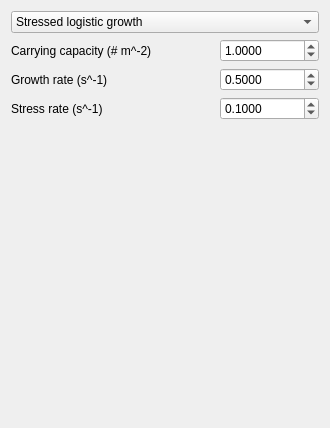
<?xml version="1.0" encoding="UTF-8"?>
<ui version="4.0">
 <class>QtSeagrassGrowthFunctionWidget</class>
 <widget class="QWidget" name="QtSeagrassGrowthFunctionWidget">
  <property name="geometry">
   <rect>
    <x>0</x>
    <y>0</y>
    <width>330</width>
    <height>428</height>
   </rect>
  </property>
  <property name="windowTitle">
   <string>Form</string>
  </property>
  <layout class="QGridLayout" name="gridLayout">
   <item row="4" column="0" rowspan="2" colspan="2">
    <spacer name="spacer">
     <property name="orientation">
      <enum>Qt::Vertical</enum>
     </property>
     <property name="sizeHint" stdset="0">
      <size>
       <width>20</width>
       <height>82</height>
      </size>
     </property>
    </spacer>
   </item>
   <item row="1" column="2">
    <widget class="QDoubleSpinBox" name="box_seagrass_carrying_capacity">
     <property name="decimals">
      <number>4</number>
     </property>
     <property name="maximum">
      <double>1000000.000000000000000</double>
     </property>
     <property name="value">
      <double>1.000000000000000</double>
     </property>
    </widget>
   </item>
   <item row="2" column="2">
    <widget class="QDoubleSpinBox" name="box_seagrass_growth_rate">
     <property name="decimals">
      <number>4</number>
     </property>
     <property name="maximum">
      <double>100.000000000000000</double>
     </property>
     <property name="singleStep">
      <double>0.100000000000000</double>
     </property>
     <property name="value">
      <double>0.500000000000000</double>
     </property>
    </widget>
   </item>
   <item row="6" column="0" colspan="3">
    <widget class="QLabel" name="image_seagrass_growth">
     <property name="text">
      <string/>
     </property>
     <property name="pixmap">
      <pixmap resource="MutualismBreakdowner.qrc">:/images/ZosteraNoltiiSmall.jpg</pixmap>
     </property>
     <property name="alignment">
      <set>Qt::AlignCenter</set>
     </property>
    </widget>
   </item>
   <item row="1" column="0" colspan="2">
    <widget class="QLabel" name="label_seagrass_carrying_capacity">
     <property name="text">
      <string>Carrying capacity (# m^-2)</string>
     </property>
    </widget>
   </item>
   <item row="2" column="0" colspan="2">
    <widget class="QLabel" name="label_seagrass_growth_rate">
     <property name="text">
      <string>Growth rate (s^-1)</string>
     </property>
    </widget>
   </item>
   <item row="3" column="0">
    <widget class="QLabel" name="label_seagrass_stress_rate">
     <property name="text">
      <string>Stress rate (s^-1)</string>
     </property>
    </widget>
   </item>
   <item row="3" column="2">
    <widget class="QDoubleSpinBox" name="box_seagrass_stress_rate">
     <property name="decimals">
      <number>4</number>
     </property>
     <property name="maximum">
      <double>100.000000000000000</double>
     </property>
     <property name="singleStep">
      <double>0.100000000000000</double>
     </property>
     <property name="value">
      <double>0.100000000000000</double>
     </property>
    </widget>
   </item>
   <item row="0" column="0" colspan="3">
    <widget class="QComboBox" name="box_seagrass_growth_type">
     <item>
      <property name="text">
       <string>Stressed logistic growth</string>
      </property>
     </item>
    </widget>
   </item>
  </layout>
 </widget>
 <tabstops>
  <tabstop>box_seagrass_growth_type</tabstop>
  <tabstop>box_seagrass_carrying_capacity</tabstop>
  <tabstop>box_seagrass_growth_rate</tabstop>
  <tabstop>box_seagrass_stress_rate</tabstop>
 </tabstops>
 <resources>
  <include location="MutualismBreakdowner.qrc"/>
 </resources>
 <connections/>
</ui>
